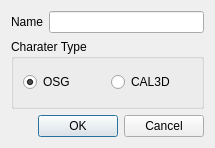
<?xml version="1.0" encoding="UTF-8"?>
<ui version="4.0">
 <class>NewCharacterDialog</class>
 <widget class="QDialog" name="NewCharacterDialog">
  <property name="geometry">
   <rect>
    <x>0</x>
    <y>0</y>
    <width>215</width>
    <height>148</height>
   </rect>
  </property>
  <property name="minimumSize">
   <size>
    <width>215</width>
    <height>148</height>
   </size>
  </property>
  <property name="maximumSize">
   <size>
    <width>215</width>
    <height>148</height>
   </size>
  </property>
  <property name="windowTitle">
   <string>New Character</string>
  </property>
  <property name="sizeGripEnabled">
   <bool>false</bool>
  </property>
  <property name="modal">
   <bool>true</bool>
  </property>
  <layout class="QVBoxLayout" name="verticalLayout">
   <item>
    <layout class="QHBoxLayout" name="horizontalLayout">
     <item>
      <widget class="QLabel" name="label">
       <property name="text">
        <string>Name</string>
       </property>
      </widget>
     </item>
     <item>
      <widget class="QLineEdit" name="mName"/>
     </item>
    </layout>
   </item>
   <item>
    <widget class="QGroupBox" name="groupBox">
     <property name="sizePolicy">
      <sizepolicy hsizetype="Preferred" vsizetype="MinimumExpanding">
       <horstretch>0</horstretch>
       <verstretch>0</verstretch>
      </sizepolicy>
     </property>
     <property name="title">
      <string>Charater Type</string>
     </property>
     <layout class="QHBoxLayout" name="horizontalLayout_2">
      <item>
       <widget class="QRadioButton" name="mChoiceTypeOSG">
        <property name="text">
         <string>OSG</string>
        </property>
        <property name="checked">
         <bool>true</bool>
        </property>
       </widget>
      </item>
      <item>
       <widget class="QRadioButton" name="mChoiceTypeCal3d">
        <property name="text">
         <string>CAL3D</string>
        </property>
       </widget>
      </item>
     </layout>
    </widget>
   </item>
   <item>
    <widget class="QDialogButtonBox" name="mButtonBox">
     <property name="orientation">
      <enum>Qt::Horizontal</enum>
     </property>
     <property name="standardButtons">
      <set>QDialogButtonBox::Cancel|QDialogButtonBox::Ok</set>
     </property>
    </widget>
   </item>
  </layout>
 </widget>
 <resources/>
 <connections>
  <connection>
   <sender>mButtonBox</sender>
   <signal>accepted()</signal>
   <receiver>NewCharacterDialog</receiver>
   <slot>accept()</slot>
   <hints>
    <hint type="sourcelabel">
     <x>248</x>
     <y>254</y>
    </hint>
    <hint type="destinationlabel">
     <x>157</x>
     <y>274</y>
    </hint>
   </hints>
  </connection>
  <connection>
   <sender>mButtonBox</sender>
   <signal>rejected()</signal>
   <receiver>NewCharacterDialog</receiver>
   <slot>reject()</slot>
   <hints>
    <hint type="sourcelabel">
     <x>316</x>
     <y>260</y>
    </hint>
    <hint type="destinationlabel">
     <x>286</x>
     <y>274</y>
    </hint>
   </hints>
  </connection>
 </connections>
</ui>
